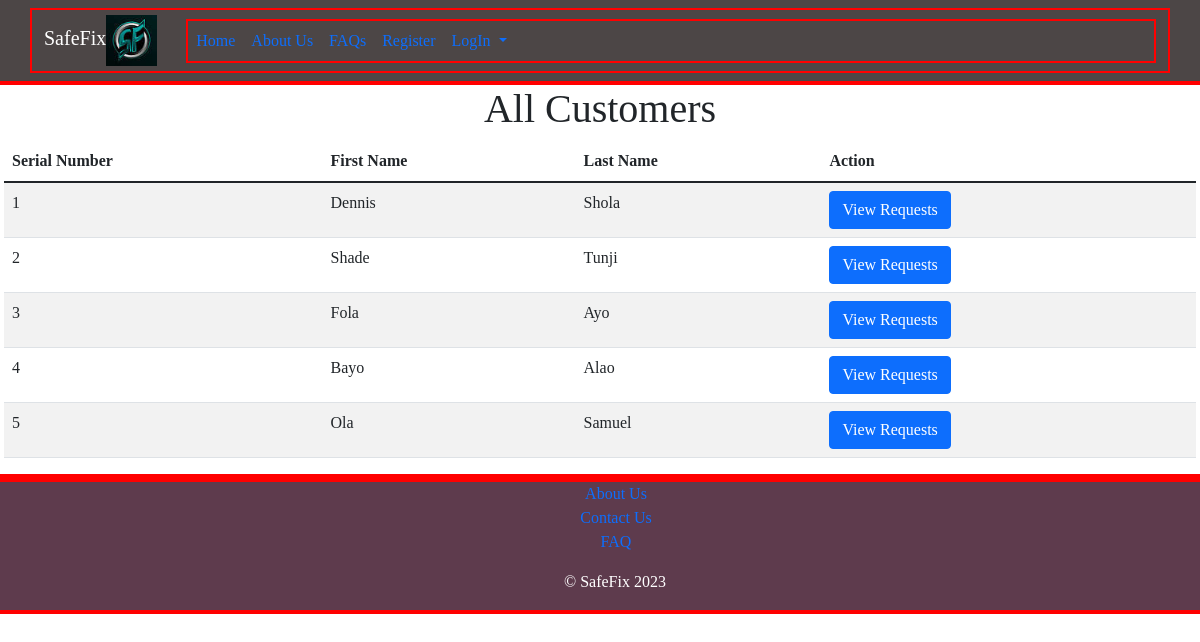
Screenshot of /allcustomers.php with the database file from the repository.
### tables this page shows
CREATE TABLE `customer` (
  `cust_id` int(11) NOT NULL,
  `cust_firstName` varchar(100) DEFAULT NULL,
  `cust_lastName` varchar(100) DEFAULT NULL,
  `cust_userName` varchar(50) DEFAULT NULL,
  `cust_email` varchar(100) DEFAULT NULL,
  `cust_phoneNumber` varchar(50) DEFAULT NULL,
  `cust_gender` enum('male','female') DEFAULT NULL,
  `cust_role` enum('customer','repairer') NOT NULL,
  `cust_address` varchar(200) DEFAULT NULL,
  `cust_password` varchar(200) DEFAULT NULL,
  `cust_confirmPassword` varchar(200) DEFAULT NULL,
  `cust_image` varchar(200) NOT NULL,
  `cust_state` varchar(50) DEFAULT NULL,
  `cust_localGovt` varchar(255) DEFAULT NULL,
  `cust_created` timestamp NOT NULL DEFAULT current_timestamp()
);

### classes/dbconnection.php (called while the page is built, shortened)
<?php
class Dbconnection{
    private $conn;
    public function connect(){
        try{
            $this->conn = new PDO(self::DSN, self::DB_USERNAME, self::DB_PASSWORD);
            $this->conn->setAttribute(PDO::ATTR_ERRMODE, PDO::ERRMODE_EXCEPTION);
        }catch(PDOException $ex){
            error_log("Connection Unsuccessful". $ex->getMessage());
        }
        return $this->conn;
    }
}
?>

### classes/Customer.php (called while the page is built, shortened)
<?php
require_once("Dbconnection.php");
class Customer extends Dbconnection{
       public function fectchAllrepairers(){
        $sql = "SELECT * FROM customer WHERE cust_role = 'repairer'";
        $stmt = $this->connect()->prepare($sql);
        $stmt->execute();
        $result = $stmt->fetchAll(PDO::FETCH_ASSOC);
        return $result;
    }
}

### allcustomers.php (the view, shortened to what this page needs)
<?php
    require("classes/Customer.php");
    $repairer = new Customer();
    $allrepairers = $repairer->fectchAllrepairers();
?>
<?php
  require_once("partials/header1.php");
?>
    <div class="row">
    <div class="col-md-12">
        <h1 class="text-center">All Customers</h1>
    <table class="table table-striped">
        <thead>
            <th>Serial Number</th>
            <th>First Name</th>
            <th>Last Name</th>
            <th>Action</th>
        </thead>
        <tbody>
            <?php
        $sn = 1;
                foreach($allrepairers as $repair){
                    ?>
                        <tr>
                            <td><?php echo $sn++ ?></td>
                            <td><?php echo $repair["cust_firstName"] ?></td>
                            <td><?php echo $repair["cust_lastName"] ?></td>
                            <td><a href='customerrepairs.php?id=<?php echo $repair["cust_id"]?>' class="btn btn-primary">View Requests</a></td>
                        </tr>
                    <?php
                }
            ?>
        </tbody>
</table>
            </div>
            </div>
 <?php
  require_once("partials/footer.php");
?>

### assets/css/miniproject.css (style rules this page uses)
* { box-sizing:border-box; }
div { border:2px solid red; }
h1,h2,h3,h4,h5,p,a,button,input,div { font-family:algerian serif; }

### rows the page displays
customer: cust_firstName "Dennis", cust_lastName "Shola"
customer: cust_firstName "Shade", cust_lastName "Tunji"
customer: cust_firstName "Fola", cust_lastName "Ayo"
customer: cust_firstName "Bayo", cust_lastName "Alao"
customer: cust_firstName "Ola", cust_lastName "Samuel"
